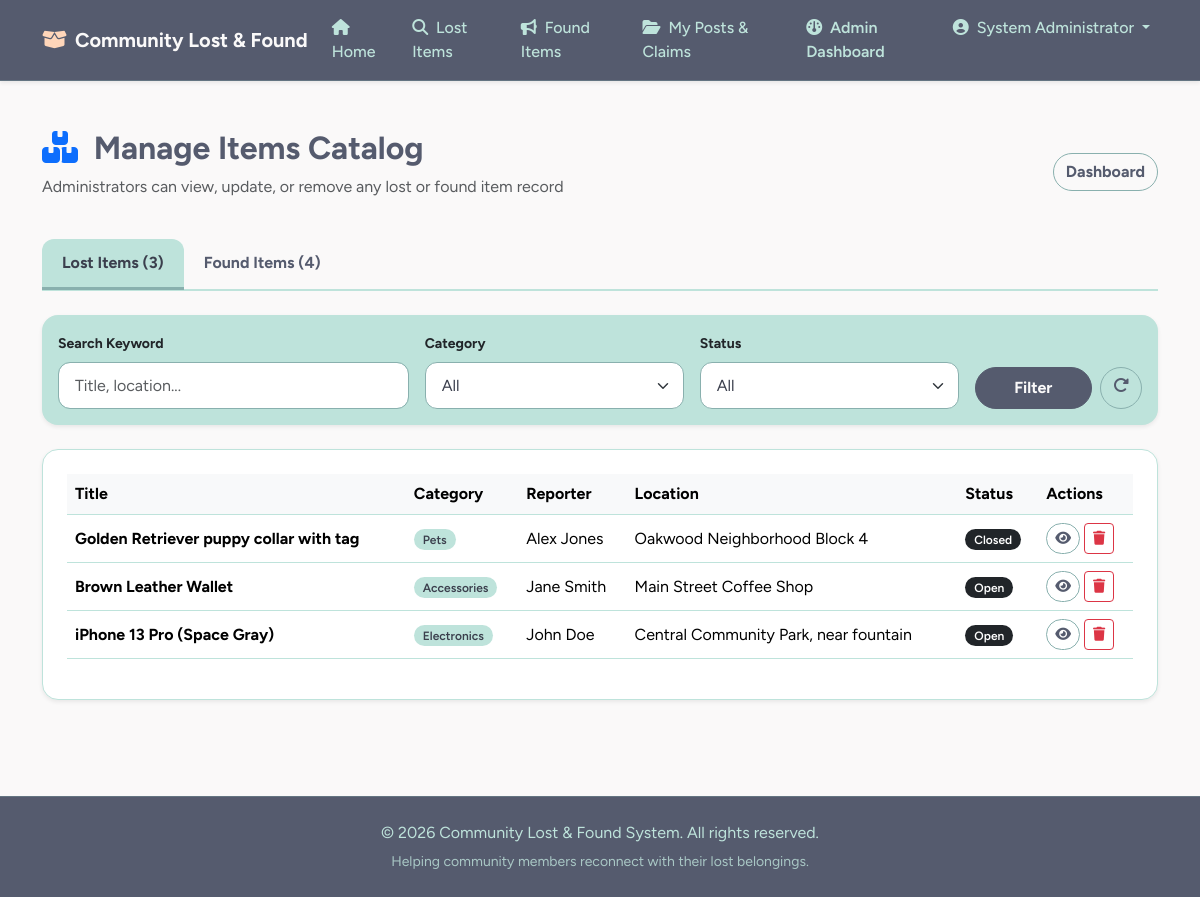
/admin/manage_items.php (signed in), run on the app's committed database.
### tables this page shows
CREATE TABLE `items` (
  `item_id` INT AUTO_INCREMENT PRIMARY KEY,
  `user_id` INT NOT NULL,
  `status_id` INT NOT NULL DEFAULT 1,
  `item_type` ENUM('Lost', 'Found') NOT NULL,
  `related_lost_item_id` INT DEFAULT NULL,
  `category_id` INT NOT NULL,
  `title` VARCHAR(150) NOT NULL,
  `description` TEXT NOT NULL,
  `location` VARCHAR(150) NOT NULL,
  `event_date` DATE NOT NULL,
  `created_at` TIMESTAMP DEFAULT CURRENT_TIMESTAMP,
  `updated_at` TIMESTAMP DEFAULT CURRENT_TIMESTAMP ON UPDATE CURRENT_TIMESTAMP,
  CONSTRAINT `fk_item_user` FOREIGN KEY (`user_id`) REFERENCES `users` (`user_id`) ON DELETE CASCADE,
  CONSTRAINT `fk_item_status` FOREIGN KEY (`status_id`) REFERENCES `i_status` (`status_id`) ON DELETE RESTRICT,
  CONSTRAINT `fk_item_category` FOREIGN KEY (`category_id`) REFERENCES `categories` (`category_id`) ON DELETE RESTRICT,
  CONSTRAINT `fk_found_lost_item` FOREIGN KEY (`related_lost_item_id`) REFERENCES `items` (`item_id`) ON DELETE SET NULL,
  INDEX `idx_related_lost_item_id` (`related_lost_item_id`),
  INDEX `idx_item_type` (`item_type`)
);

CREATE TABLE `categories` (
  `category_id` INT AUTO_INCREMENT PRIMARY KEY,
  `category` VARCHAR(50) NOT NULL UNIQUE
);

CREATE TABLE `i_status` (
  `status_id` INT AUTO_INCREMENT PRIMARY KEY,
  `status` VARCHAR(30) NOT NULL UNIQUE
);

### admin/manage_items.php (the view, shortened to what this page needs)
<?php
require_once '../db.php';
$type = $_GET['type'] ?? 'lost';
$search = trim($_GET['search'] ?? '');
$activeTab = $_GET['tab'] ?? ($type === 'found' ? 'found' : 'lost');
$lostSql = "SELECT i.*, c.category, s.status, CONCAT(u.firstname, ' ', u.lastname) AS full_name
            FROM items i
            JOIN users u ON i.user_id = u.user_id
            JOIN categories c ON i.category_id = c.category_id
            JOIN i_status s ON i.status_id = s.status_id
            WHERE i.item_type = 'Lost'";
$lostParams = [];
$lostSql .= " ORDER BY i.created_at DESC";
$stmtLost = $pdo->prepare($lostSql);
$stmtLost->execute($lostParams);
$lostItems = $stmtLost->fetchAll();
$foundSql = "SELECT i.*, c.category, s.status, CONCAT(u.firstname, ' ', u.lastname) AS full_name
             FROM items i
             JOIN users u ON i.user_id = u.user_id
             JOIN categories c ON i.category_id = c.category_id
             JOIN i_status s ON i.status_id = s.status_id
             WHERE i.item_type = 'Found'";
$foundParams = [];
$foundSql .= " ORDER BY i.created_at DESC";
$stmtFound = $pdo->prepare($foundSql);
$stmtFound->execute($foundParams);
$foundItems = $stmtFound->fetchAll();
include '../header.php';
?>
<div class="container my-5">
    <div class="d-flex justify-content-between align-items-center mb-4">
        <div>
            <h2 class="fw-bold"><i class="fa-solid fa-boxes-stacked text-primary me-2"></i> Manage Items Catalog</h2>
            <p class="text-muted">Administrators can view, update, or remove any lost or found item record</p>
        </div>
        <a href="dashboard.php" class="btn btn-outline-secondary fw-bold">Dashboard</a>
    </div>
    <ul class="nav nav-tabs mb-4" id="itemTab" role="tablist">
        <li class="nav-item">
            <button class="nav-link <?php echo $activeTab === 'lost' ? 'active' : ''; ?> fw-bold" id="lost-tab" data-bs-toggle="tab" data-bs-target="#lost-pane" type="button" role="tab" onclick="document.getElementById('tabInput').value='lost';">
                Lost Items (<?php echo count($lostItems); ?>)
            </button>
        </li>
        <li class="nav-item">
            <button class="nav-link <?php echo $activeTab === 'found' ? 'active' : ''; ?> fw-bold" id="found-tab" data-bs-toggle="tab" data-bs-target="#found-pane" type="button" role="tab" onclick="document.getElementById('tabInput').value='found';">
                Found Items (<?php echo count($foundItems); ?>)
            </button>
        </li>
    </ul>
    <div class="card shadow-sm mb-4 bg-light border-0">
        <div class="card-body">
            <form method="GET" action="manage_items.php" class="row g-3 align-items-end">
                <div class="col-md-4">
                    <label class="form-label fw-bold small">Search Keyword</label>
                    <input type="text" class="form-control" name="search" value="<?php echo htmlspecialchars($search); ?>" placeholder="Title, location...">
                </div>
                <div class="col-md-3">
                    <label class="form-label fw-bold small">Category</label>
                    <select class="form-select" name="category">
                        <option value="">All</option>
                    </select>
                </div>
                <div class="col-md-3">
                    <label class="form-label fw-bold small">Status</label>
                    <select class="form-select" name="status">
                        <option value="">All</option>
                    </select>
                </div>
                <div class="col-md-2 d-flex gap-2">
                    <button type="submit" class="btn btn-primary w-100 fw-bold">Filter</button>
                    <a href="manage_items.php" class="btn btn-outline-secondary"><i class="fa-solid fa-rotate-right"></i></a>
                </div>
            </form>
        </div>
    </div>
    <div class="tab-content" id="itemTabContent">
        <div class="tab-pane fade <?php echo $activeTab === 'lost' ? 'show active' : ''; ?>" id="lost-pane" role="tabpanel">
            <div class="card shadow-sm p-4">
                <div class="table-responsive">
                    <table class="table table-hover align-middle">
                        <thead class="table-light">
                            <tr>
                                <th>Title</th>
                                <th>Category</th>
                                <th>Reporter</th>
                                <th>Location</th>
                                <th>Status</th>
                                <th>Actions</th>
                            </tr>
                        </thead>
                        <tbody>
                            <?php if (empty($lostItems)): ?>
                                <tr><td colspan="6" class="text-center py-4 text-muted">No records found.</td></tr>
                            <?php else: foreach ($lostItems as $item): ?>
                                <tr>
                                    <td class="fw-bold"><?php echo htmlspecialchars($item['title']); ?></td>
                                    <td><span class="badge bg-secondary"><?php echo htmlspecialchars($item['category']); ?></span></td>
                                    <td><?php echo htmlspecialchars($item['full_name']); ?></td>
                                    <td><?php echo htmlspecialchars($item['location']); ?></td>
                                    <td><span class="badge bg-dark"><?php echo htmlspecialchars($item['status']); ?></span></td>
                                    <td>
                                        <a href="../lost_detail.php?id=<?php echo $item['item_id']; ?>" class="btn btn-sm btn-outline-primary"><i class="fa-solid fa-eye"></i></a>
                                        <a href="manage_items.php?type=lost&action=delete&id=<?php echo $item['item_id']; ?>&tab=lost" class="btn btn-sm btn-outline-danger" onclick="return confirm('Delete record permanently?');"><i class="fa-solid fa-trash"></i></a>
                                    </td>
                                </tr>
                            <?php endforeach; endif; ?>
                        </tbody>
                    </table>
                </div>
            </div>
        </div>
    </div>
</div>
<?php include '../footer.php'; ?>

### header.php (style rules this page uses)
:root { --blue-slate: #555b6eff; --muted-teal: #89b0aeff; --frozen-water: #bee3dbff; --bright-snow: #faf9f9ff; --peach-fuzz: #ffd6baff; --ink: #3b3f4d; }
body { background-color: var(--bright-snow); color: var(--blue-slate); font-family: 'Figtree', system-ui, -apple-system, 'Segoe UI', sans-serif; display: flex; flex-direction: column; min-height: 100vh; }
.btn-primary { background-color: var(--blue-slate); border-color: var(--blue-slate); color: var(--bright-snow); font-weight: 600; border-radius: 999px; padding: .5rem 1.25rem; transition: background-color .15s, border-color .15s; }
.btn-outline-primary { border-color: var(--muted-teal); color: var(--blue-slate); font-weight: 600; border-radius: 999px; }
.btn-outline-secondary, .btn-outline-success { border-color: var(--muted-teal); color: var(--blue-slate); font-weight: 600; border-radius: 999px; }
.card { border: 1px solid var(--frozen-water); border-radius: 16px; background-color: #ffffff; box-shadow: 0 4px 20px rgba(85, 91, 110, 0.04); transition: transform 0.2s ease, box-shadow 0.2s ease; }
.bg-light { background-color: var(--frozen-water) !important; border-radius: 16px; }
.badge { font-weight: 600; padding: .35em .75em; border-radius: 999px; }
.bg-secondary { background-color: var(--frozen-water) !important; color: var(--ink) !important; }
.form-control, .form-select { border-radius: 12px; border: 1px solid var(--muted-teal); padding: .65rem 1rem; background-color: #fff; color: var(--ink); }
.form-control { border-radius: 12px; }
.nav-tabs { border-bottom: 2px solid var(--frozen-water); }
.nav-tabs .nav-link { color: var(--blue-slate); border: none; font-weight: 600; border-radius: 12px 12px 0 0; padding: .75rem 1.25rem; }
.nav-tabs .nav-link.active { background-color: var(--frozen-water); color: var(--ink); border-bottom: 3px solid var(--muted-teal); }
.table { color: var(--blue-slate); }
.table-light { background-color: var(--frozen-water) !important; color: var(--ink); }
.table>:not(caption)>*>* { border-bottom-color: var(--frozen-water); }

### data on the page
items: title "Golden Retriever puppy collar with tag", category.category "Pets", full_name "Alex Jones", location "Oakwood Neighborhood Block 4", status.status "Closed"
items: title "Brown Leather Wallet", category.category "Accessories", full_name "Jane Smith", location "Main Street Coffee Shop", status.status "Open"
items: title "iPhone 13 Pro (Space Gray)", category.category "Electronics", full_name "John Doe", location "Central Community Park, near fountain", status.status "Open"

### other printed values
$_SESSION['full_name'] "System Administrator"
count($lostItems) "3"
count($foundItems) "4"
